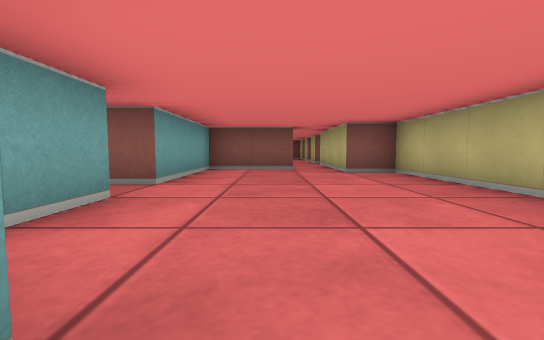
View 1 (above)

15 first-person views from a walk through a cub3D maze. The camera is about half as high as the walls, tilts 4° down and sees 90° across. The floor is counted in squares. Each view is taken from the middle of a square. On the plan, view 1 faces up. The plan holds only what a view shows up to about 9 squares ahead; the rest is blank. The place goes on beyond the plan.

View 2
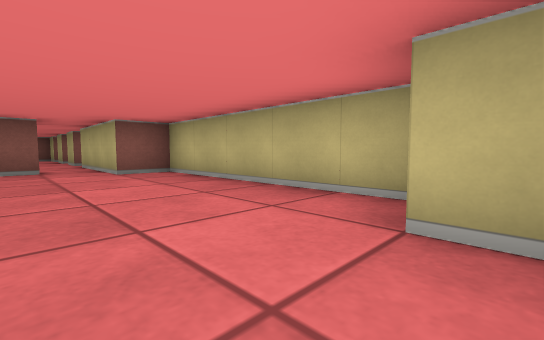

View 3
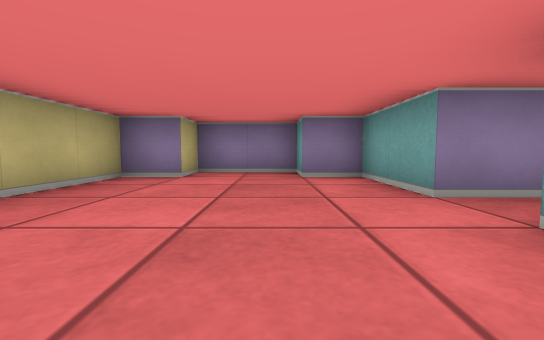

View 4
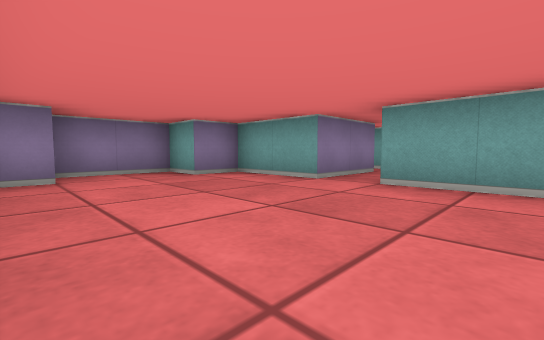

View 5
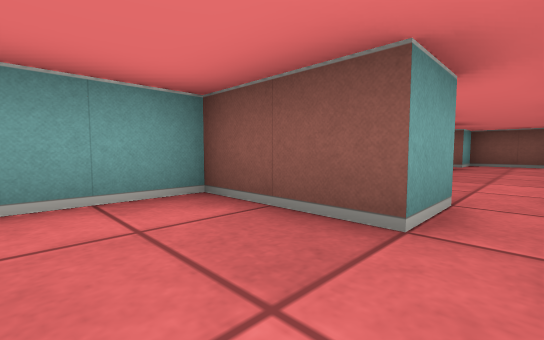

View 6
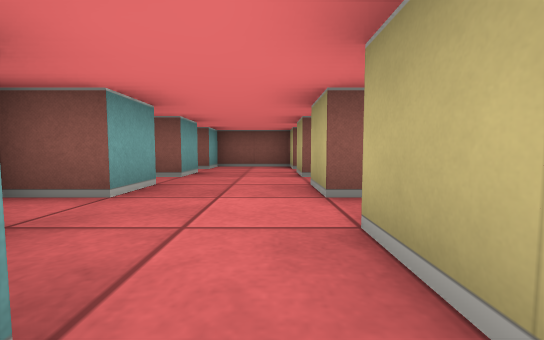

View 7
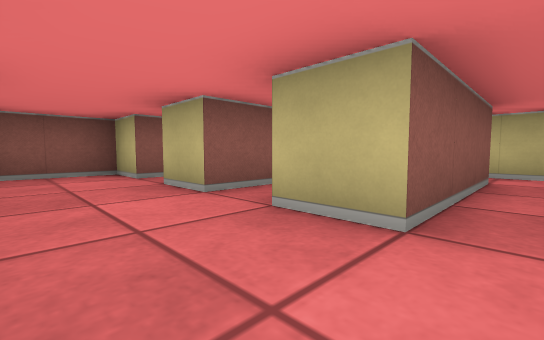

View 8
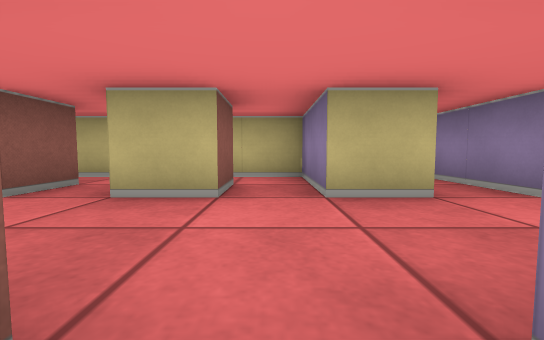

View 9
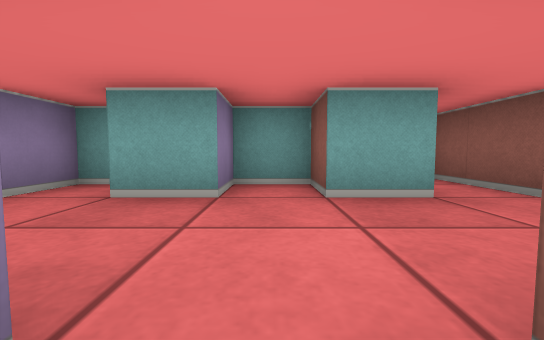

View 10
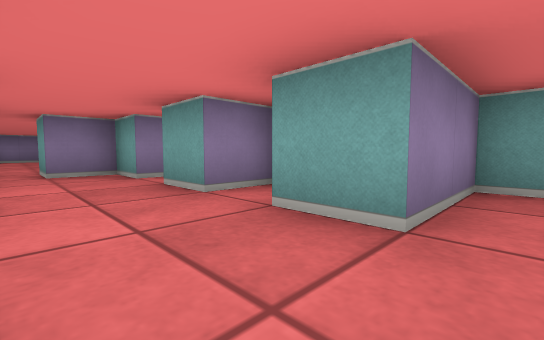

View 11
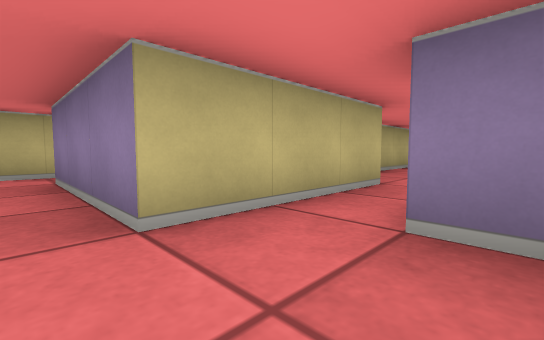

View 12
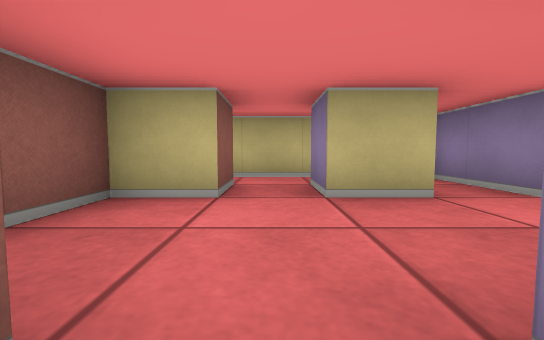

View 13
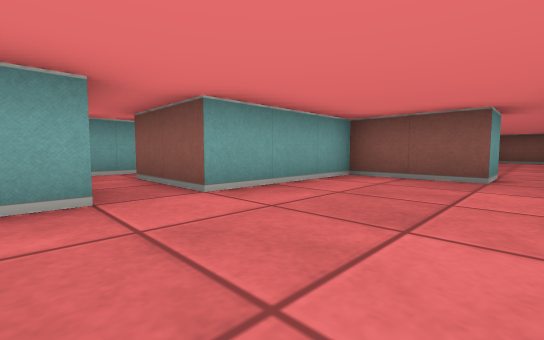

View 14
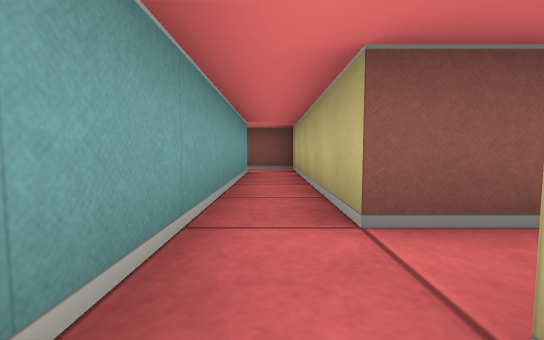

View 15
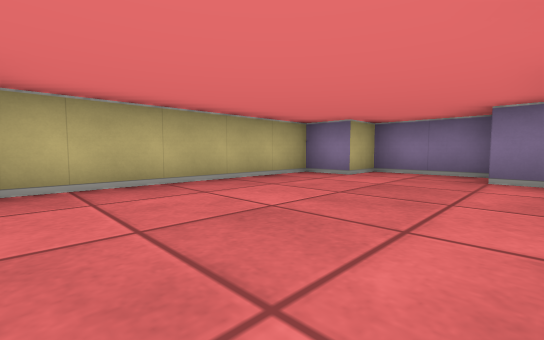

### Floor plan
Points are (right, up) in squares from view 1. A wall is a line through its corners. A room is listed if a view was taken in it or the views show most of it. See-through windows are left out.
Room 1 (views 1, 2, 3, 4, 5, 6, 13, 15)
walls: (-1.5, 2.5) (-1.5, 0.5) (-0.5, 0.5) (-0.5, -0.5) (1.5, -0.5) (1.5, 0.5) (2.5, 0.5) (2.5, 5.5) (1.5, 5.5) (1.5, 7.5); (0.5, 7.5) (0.5, 6.5) (-1.5, 6.5) (-1.5, 3.5)
ways out: opening at (1, 8) to room 2; opening at (-2.5, 3) to room 4
Room 2 (views 7, 11)
walls: (1.5, 7.5) (1.5, 8.5) (4.5, 8.5); (4.5, 9.5) (1.5, 9.5) (1.5, 10.5); (-0.5, 10.5) (-0.5, 9.5) (-1.5, 9.5); (-1.5, 9) (-1.5, 8.5) (-0.5, 8.5) (-0.5, 7.5) (0.5, 7.5); (5.5, 8.4) (5.5, 9.6)
ways out: opening at (1, 8) to room 1; opening at (0.5, 10) to room 3; opening at (5, 8); opening at (5, 10)
Room 3 (views 8, 9, 10, 12)
walls: (2.5, 13.5) (1.5, 13.5) (1.5, 14.5) (-0.5, 14.5) (-0.5, 13.5) (-2.2, 13.5); (2.5, 11.5) (1.5, 11.5) (1.5, 12.5) (2.5, 12.5); (1.5, 10.5) (3.5, 10.5) (3.5, 14.2); (-2.5, 13.1) (-2.5, 12.5) (-0.5, 12.5) (-0.5, 11.5) (-1.5, 11.5) (-1.5, 10.5) (-0.5, 10.5)
ways out: opening at (0.5, 10) to room 2
Room 4 (view 14)
walls: (-3.6, 2.5) (-1.5, 2.5); (-4.5, 7.5) (-4.5, 2); (-1.5, 3.5) (-3.5, 3.5) (-3.5, 8.5) (-4.6, 8.5)
ways out: opening at (-2.5, 3) to room 1

Where each view was taken, in squares from view 1:
view 1: 0 up, 0 right, facing up
view 2: 0 up, 0 right, facing up-right
view 3: 5 up, 0 right, facing down
view 4: 5 up, 2 right, facing down-left
view 5: 5 up, 1 right, facing up-left
view 6: 7 up, 1 right, facing up
view 7: 9 up, 0 right, facing up-right
view 8: 11 up, 1 left, facing right
view 9: 11 up, 2 right, facing left
view 10: 13 up, 1 right, facing down-left
view 11: 9 up, 0 right, facing down-right
view 12: 13 up, 1 left, facing right
view 13: 2 up, 1 right, facing up-left
view 14: 2 up, 4 left, facing up
view 15: 5 up, 1 left, facing down-right
